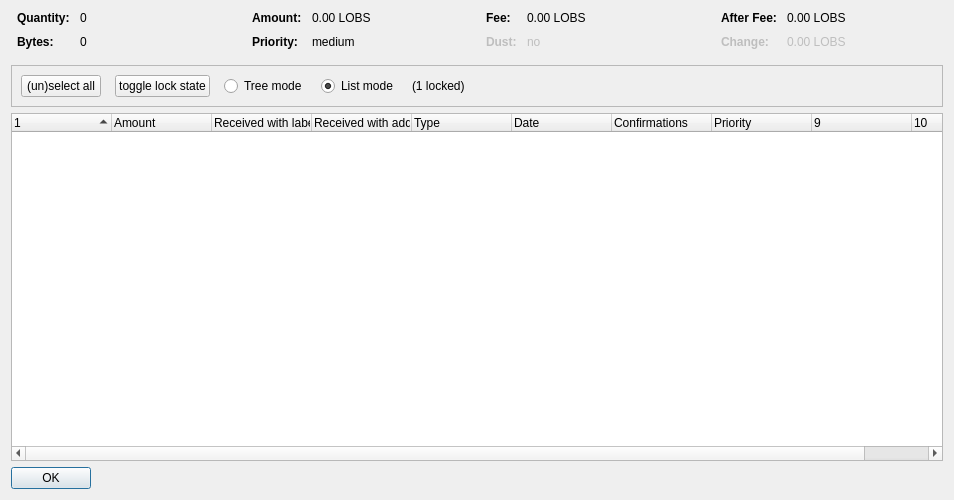
<?xml version="1.0" encoding="UTF-8"?>
<ui version="4.0">
 <class>CoinControlDialog</class>
 <widget class="QDialog" name="CoinControlDialog">
  <property name="geometry">
   <rect>
    <x>0</x>
    <y>0</y>
    <width>954</width>
    <height>500</height>
   </rect>
  </property>
  <property name="windowTitle">
   <string>Coin Selection</string>
  </property>
  <layout class="QVBoxLayout" name="verticalLayout">
   <item>
    <layout class="QHBoxLayout" name="horizontalLayoutTop" stretch="0,0,0,0">
     <property name="topMargin">
      <number>0</number>
     </property>
     <property name="bottomMargin">
      <number>10</number>
     </property>
     <item>
      <layout class="QFormLayout" name="formLayoutCoinControl1">
       <property name="horizontalSpacing">
        <number>10</number>
       </property>
       <property name="verticalSpacing">
        <number>10</number>
       </property>
       <property name="leftMargin">
        <number>6</number>
       </property>
       <property name="rightMargin">
        <number>6</number>
       </property>
       <item row="0" column="0">
        <widget class="QLabel" name="labelCoinControlQuantityText">
         <property name="font">
          <font>
           <weight>75</weight>
           <bold>true</bold>
          </font>
         </property>
         <property name="text">
          <string>Quantity:</string>
         </property>
        </widget>
       </item>
       <item row="0" column="1">
        <widget class="QLabel" name="labelCoinControlQuantity">
         <property name="cursor">
          <cursorShape>IBeamCursor</cursorShape>
         </property>
         <property name="contextMenuPolicy">
          <enum>Qt::ActionsContextMenu</enum>
         </property>
         <property name="text">
          <string notr="true">0</string>
         </property>
         <property name="textInteractionFlags">
          <set>Qt::LinksAccessibleByMouse|Qt::TextSelectableByKeyboard|Qt::TextSelectableByMouse</set>
         </property>
        </widget>
       </item>
       <item row="1" column="0">
        <widget class="QLabel" name="labelCoinControlBytesText">
         <property name="font">
          <font>
           <weight>75</weight>
           <bold>true</bold>
          </font>
         </property>
         <property name="text">
          <string>Bytes:</string>
         </property>
        </widget>
       </item>
       <item row="1" column="1">
        <widget class="QLabel" name="labelCoinControlBytes">
         <property name="cursor">
          <cursorShape>IBeamCursor</cursorShape>
         </property>
         <property name="contextMenuPolicy">
          <enum>Qt::ActionsContextMenu</enum>
         </property>
         <property name="text">
          <string notr="true">0</string>
         </property>
         <property name="textInteractionFlags">
          <set>Qt::LinksAccessibleByMouse|Qt::TextSelectableByKeyboard|Qt::TextSelectableByMouse</set>
         </property>
        </widget>
       </item>
      </layout>
     </item>
     <item>
      <layout class="QFormLayout" name="formLayoutCoinControl2">
       <property name="horizontalSpacing">
        <number>10</number>
       </property>
       <property name="verticalSpacing">
        <number>10</number>
       </property>
       <property name="leftMargin">
        <number>6</number>
       </property>
       <property name="rightMargin">
        <number>6</number>
       </property>
       <item row="0" column="0">
        <widget class="QLabel" name="labelCoinControlAmountText">
         <property name="font">
          <font>
           <weight>75</weight>
           <bold>true</bold>
          </font>
         </property>
         <property name="text">
          <string>Amount:</string>
         </property>
        </widget>
       </item>
       <item row="0" column="1">
        <widget class="QLabel" name="labelCoinControlAmount">
         <property name="cursor">
          <cursorShape>IBeamCursor</cursorShape>
         </property>
         <property name="contextMenuPolicy">
          <enum>Qt::ActionsContextMenu</enum>
         </property>
         <property name="text">
          <string notr="true">0.00 LOBS</string>
         </property>
         <property name="textInteractionFlags">
          <set>Qt::LinksAccessibleByMouse|Qt::TextSelectableByKeyboard|Qt::TextSelectableByMouse</set>
         </property>
        </widget>
       </item>
       <item row="1" column="0">
        <widget class="QLabel" name="labelCoinControlPriorityText">
         <property name="font">
          <font>
           <weight>75</weight>
           <bold>true</bold>
          </font>
         </property>
         <property name="text">
          <string>Priority:</string>
         </property>
        </widget>
       </item>
       <item row="1" column="1">
        <widget class="QLabel" name="labelCoinControlPriority">
         <property name="cursor">
          <cursorShape>IBeamCursor</cursorShape>
         </property>
         <property name="contextMenuPolicy">
          <enum>Qt::ActionsContextMenu</enum>
         </property>
         <property name="text">
          <string>medium</string>
         </property>
         <property name="textInteractionFlags">
          <set>Qt::LinksAccessibleByMouse|Qt::TextSelectableByKeyboard|Qt::TextSelectableByMouse</set>
         </property>
        </widget>
       </item>
      </layout>
     </item>
     <item>
      <layout class="QFormLayout" name="formLayoutCoinControl3">
       <property name="horizontalSpacing">
        <number>10</number>
       </property>
       <property name="verticalSpacing">
        <number>10</number>
       </property>
       <property name="leftMargin">
        <number>6</number>
       </property>
       <property name="rightMargin">
        <number>6</number>
       </property>
       <item row="0" column="0">
        <widget class="QLabel" name="labelCoinControlFeeText">
         <property name="font">
          <font>
           <weight>75</weight>
           <bold>true</bold>
          </font>
         </property>
         <property name="text">
          <string>Fee:</string>
         </property>
        </widget>
       </item>
       <item row="0" column="1">
        <widget class="QLabel" name="labelCoinControlFee">
         <property name="cursor">
          <cursorShape>IBeamCursor</cursorShape>
         </property>
         <property name="contextMenuPolicy">
          <enum>Qt::ActionsContextMenu</enum>
         </property>
         <property name="text">
          <string notr="true">0.00 LOBS</string>
         </property>
         <property name="textInteractionFlags">
          <set>Qt::LinksAccessibleByMouse|Qt::TextSelectableByKeyboard|Qt::TextSelectableByMouse</set>
         </property>
        </widget>
       </item>
       <item row="1" column="0">
        <widget class="QLabel" name="labelCoinControlLowOutputText">
         <property name="enabled">
          <bool>false</bool>
         </property>
         <property name="font">
          <font>
           <weight>75</weight>
           <bold>true</bold>
          </font>
         </property>
         <property name="text">
          <string>Dust:</string>
         </property>
        </widget>
       </item>
       <item row="1" column="1">
        <widget class="QLabel" name="labelCoinControlLowOutput">
         <property name="enabled">
          <bool>false</bool>
         </property>
         <property name="cursor">
          <cursorShape>IBeamCursor</cursorShape>
         </property>
         <property name="contextMenuPolicy">
          <enum>Qt::ActionsContextMenu</enum>
         </property>
         <property name="text">
          <string>no</string>
         </property>
         <property name="textInteractionFlags">
          <set>Qt::LinksAccessibleByMouse|Qt::TextSelectableByKeyboard|Qt::TextSelectableByMouse</set>
         </property>
        </widget>
       </item>
      </layout>
     </item>
     <item>
      <layout class="QFormLayout" name="formLayoutCoinControl4">
       <property name="horizontalSpacing">
        <number>10</number>
       </property>
       <property name="verticalSpacing">
        <number>10</number>
       </property>
       <property name="leftMargin">
        <number>6</number>
       </property>
       <property name="rightMargin">
        <number>6</number>
       </property>
       <item row="0" column="0">
        <widget class="QLabel" name="labelCoinControlAfterFeeText">
         <property name="font">
          <font>
           <weight>75</weight>
           <bold>true</bold>
          </font>
         </property>
         <property name="text">
          <string>After Fee:</string>
         </property>
        </widget>
       </item>
       <item row="0" column="1">
        <widget class="QLabel" name="labelCoinControlAfterFee">
         <property name="cursor">
          <cursorShape>IBeamCursor</cursorShape>
         </property>
         <property name="contextMenuPolicy">
          <enum>Qt::ActionsContextMenu</enum>
         </property>
         <property name="text">
          <string notr="true">0.00 LOBS</string>
         </property>
         <property name="textInteractionFlags">
          <set>Qt::LinksAccessibleByMouse|Qt::TextSelectableByKeyboard|Qt::TextSelectableByMouse</set>
         </property>
        </widget>
       </item>
       <item row="1" column="0">
        <widget class="QLabel" name="labelCoinControlChangeText">
         <property name="enabled">
          <bool>false</bool>
         </property>
         <property name="font">
          <font>
           <weight>75</weight>
           <bold>true</bold>
          </font>
         </property>
         <property name="text">
          <string>Change:</string>
         </property>
        </widget>
       </item>
       <item row="1" column="1">
        <widget class="QLabel" name="labelCoinControlChange">
         <property name="enabled">
          <bool>false</bool>
         </property>
         <property name="cursor">
          <cursorShape>IBeamCursor</cursorShape>
         </property>
         <property name="contextMenuPolicy">
          <enum>Qt::ActionsContextMenu</enum>
         </property>
         <property name="text">
          <string notr="true">0.00 LOBS</string>
         </property>
         <property name="textInteractionFlags">
          <set>Qt::LinksAccessibleByMouse|Qt::TextSelectableByKeyboard|Qt::TextSelectableByMouse</set>
         </property>
        </widget>
       </item>
      </layout>
     </item>
    </layout>
   </item>
   <item>
    <widget class="QFrame" name="frame">
     <property name="minimumSize">
      <size>
       <width>0</width>
       <height>40</height>
      </size>
     </property>
     <property name="frameShape">
      <enum>QFrame::StyledPanel</enum>
     </property>
     <property name="frameShadow">
      <enum>QFrame::Sunken</enum>
     </property>
     <layout class="QHBoxLayout" name="horizontalLayout">
      <item>
       <layout class="QHBoxLayout" name="horizontalLayoutPanel" stretch="0,0,0,0,0,0">
        <property name="spacing">
         <number>14</number>
        </property>
        <item>
         <widget class="QPushButton" name="pushButtonSelectAll">
          <property name="sizePolicy">
           <sizepolicy hsizetype="Maximum" vsizetype="Fixed">
            <horstretch>0</horstretch>
            <verstretch>0</verstretch>
           </sizepolicy>
          </property>
          <property name="text">
           <string>(un)select all</string>
          </property>
          <property name="autoDefault">
           <bool>false</bool>
          </property>
         </widget>
        </item>
        <item>
         <widget class="QPushButton" name="pushButtonToggleLock">
          <property name="sizePolicy">
           <sizepolicy hsizetype="Maximum" vsizetype="Fixed">
            <horstretch>0</horstretch>
            <verstretch>0</verstretch>
           </sizepolicy>
          </property>
          <property name="text">
           <string>toggle lock state</string>
          </property>
          <property name="autoDefault">
           <bool>false</bool>
          </property>
         </widget>
        </item>
        <item>
         <widget class="QRadioButton" name="radioTreeMode">
          <property name="sizePolicy">
           <sizepolicy hsizetype="Maximum" vsizetype="Fixed">
            <horstretch>0</horstretch>
            <verstretch>0</verstretch>
           </sizepolicy>
          </property>
          <property name="text">
           <string>Tree mode</string>
          </property>
         </widget>
        </item>
        <item>
         <widget class="QRadioButton" name="radioListMode">
          <property name="sizePolicy">
           <sizepolicy hsizetype="Maximum" vsizetype="Fixed">
            <horstretch>0</horstretch>
            <verstretch>0</verstretch>
           </sizepolicy>
          </property>
          <property name="text">
           <string>List mode</string>
          </property>
          <property name="checked">
           <bool>true</bool>
          </property>
         </widget>
        </item>
        <item>
         <widget class="QLabel" name="labelLocked">
          <property name="text">
           <string>(1 locked)</string>
          </property>
         </widget>
        </item>
        <item>
         <spacer name="horizontalSpacer">
          <property name="orientation">
           <enum>Qt::Horizontal</enum>
          </property>
          <property name="sizeHint" stdset="0">
           <size>
            <width>40</width>
            <height>20</height>
           </size>
          </property>
         </spacer>
        </item>
       </layout>
      </item>
     </layout>
    </widget>
   </item>
   <item>
    <widget class="CoinControlTreeWidget" name="treeWidget">
     <property name="contextMenuPolicy">
      <enum>Qt::CustomContextMenu</enum>
     </property>
     <property name="sortingEnabled">
      <bool>false</bool>
     </property>
     <property name="columnCount">
      <number>10</number>
     </property>
     <attribute name="headerShowSortIndicator" stdset="0">
      <bool>true</bool>
     </attribute>
     <attribute name="headerStretchLastSection">
      <bool>false</bool>
     </attribute>
     <column>
      <property name="text">
       <string/>
      </property>
     </column>
     <column>
      <property name="text">
       <string>Amount</string>
      </property>
     </column>
     <column>
      <property name="text">
       <string>Received with label</string>
      </property>
     </column>
     <column>
      <property name="text">
       <string>Received with address</string>
      </property>
     </column>
     <column>
      <property name="text">
       <string>Type</string>
      </property>
     </column>
     <column>
      <property name="text">
       <string>Date</string>
      </property>
     </column>
     <column>
      <property name="text">
       <string>Confirmations</string>
      </property>
      <property name="toolTip">
       <string>Confirmed</string>
      </property>
     </column>
     <column>
      <property name="text">
       <string>Priority</string>
      </property>
     </column>
     <column>
      <property name="text">
       <string/>
      </property>
     </column>
     <column>
      <property name="text">
       <string/>
      </property>
     </column>
    </widget>
   </item>
   <item>
    <widget class="QDialogButtonBox" name="buttonBox">
     <property name="sizePolicy">
      <sizepolicy hsizetype="Maximum" vsizetype="Fixed">
       <horstretch>0</horstretch>
       <verstretch>0</verstretch>
      </sizepolicy>
     </property>
     <property name="orientation">
      <enum>Qt::Horizontal</enum>
     </property>
     <property name="standardButtons">
      <set>QDialogButtonBox::Ok</set>
     </property>
    </widget>
   </item>
  </layout>
 </widget>
 <customwidgets>
  <customwidget>
   <class>CoinControlTreeWidget</class>
   <extends>QTreeWidget</extends>
   <header>coincontroltreewidget.h</header>
  </customwidget>
 </customwidgets>
 <resources/>
 <connections/>
</ui>
